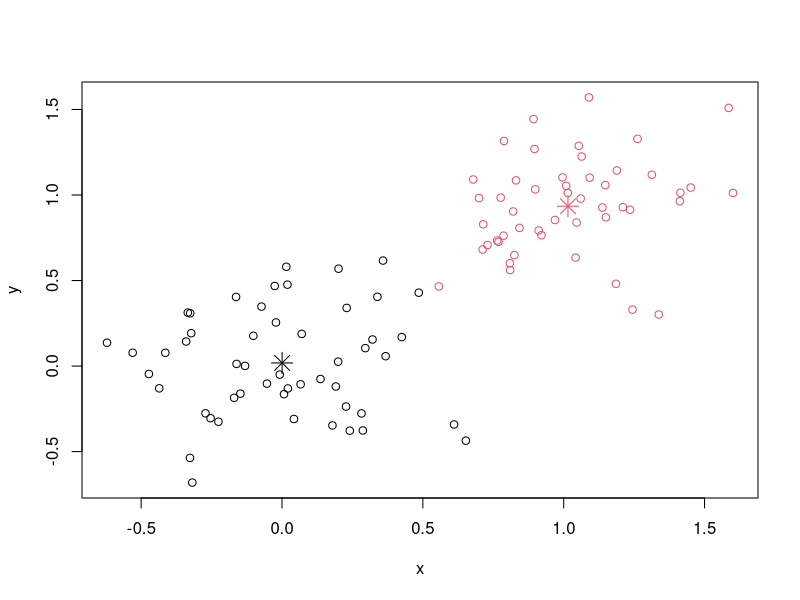
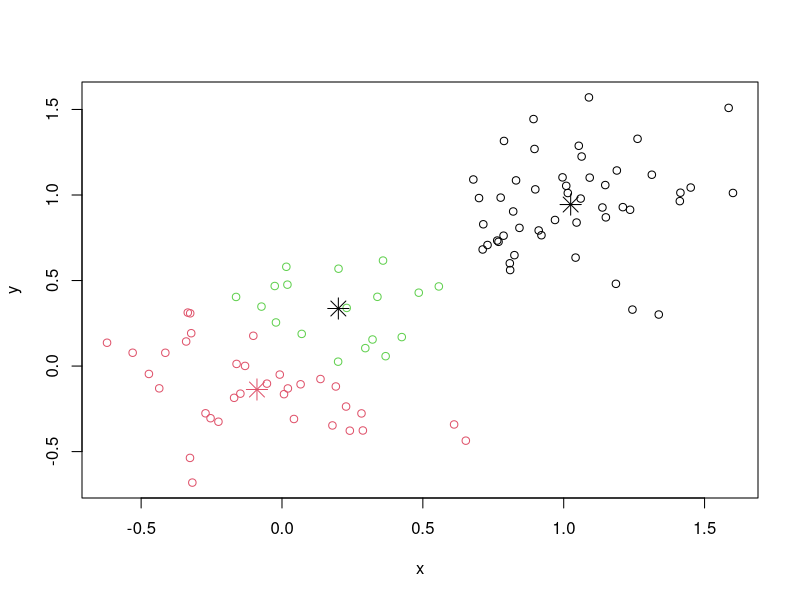
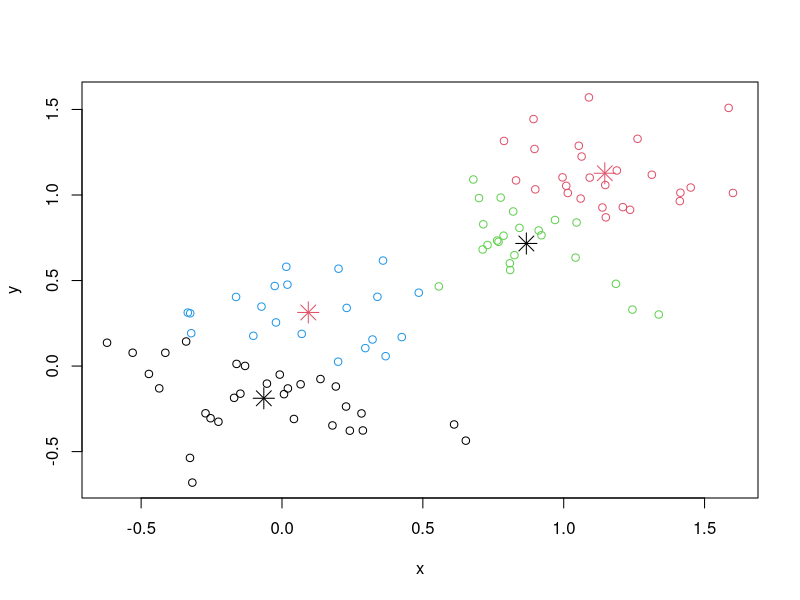
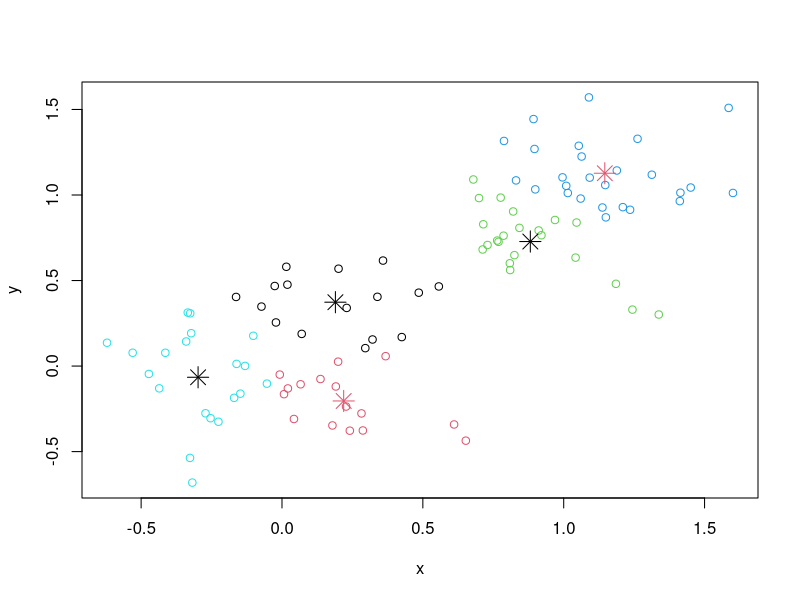
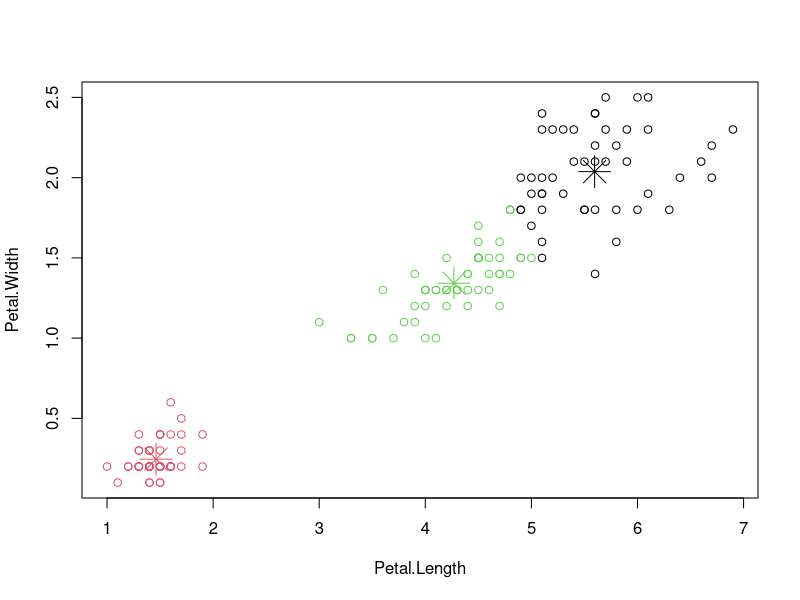
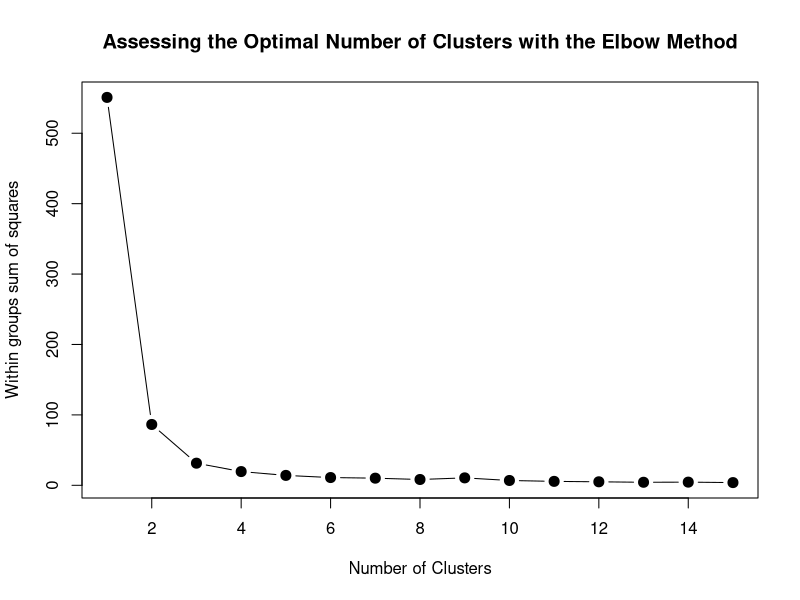

Reproduce these figures in R, in order.
#
# 1. 1. С помощью встроенной справки изучите функцию kmeans.
#

help("kmeans")

#
# 1. 2. Воспроизведите пример, приведенный в справке, для случая сгенерированных
#       данных с двумя кластерами.
#

x <- rbind(matrix(rnorm(100, sd = 0.3), ncol = 2), matrix(rnorm(100, mean = 1, sd = 0.3), ncol = 2))
colnames(x) <- c("x", "y")
cl <- kmeans(x, 2)
plot(x, col = cl$cluster)
points(cl$centers, col = 1:2, pch = 8, cex = 2)

#
# 1. 3. Выполните кластеризацию для сгенерированных в пункте 1.2 данных,
#       для случаев К = 3, 4, 5. Изобразите кластеры с их центрами на
#       отдельных рисунках, сохраните их в графическом формате,
#       вставьте в отчет.
#

cl <- kmeans(x, 3)
plot(x, col = cl$cluster)
points(cl$centers, col = 1:2, pch = 8, cex = 2)

cl <- kmeans(x, 4)
plot(x, col = cl$cluster)
points(cl$centers, col = 1:2, pch = 8, cex = 2)

cl <- kmeans(x, 5)
plot(x, col = cl$cluster)
points(cl$centers, col = 1:2, pch = 8, cex = 2)

#
# 1. 4. Посмотрите структуру набора данных iris, поставляемого вместе с R.
#       Выполните кластеризацию К-средних для набора iris, используя в качестве
#       данных значения Petal.Length и Petal.Width (3 и 4 столбцы набора данных
#       iris). В качестве К возьмите значение 3.
#

x <- iris[, 3:4]
cl <- kmeans(x, 3)
plot(x, col = cl$cluster)
points(cl$centers, col = 1:3, pch = 8, cex = 3)

#
# 1.6. Сделайте график зависимости WSS от числа кластеров,
#      используя следующий код:
#

dat <- iris[, 3:4]

mydata <- dat
wss <- (nrow(mydata) - 1) * sum(apply(mydata, 2, var))

for (i in 2:15) wss[i] <- sum(kmeans(mydata, centers=i)$withinss)

plot(1:15,
     wss,
     type = "b",
     xlab = "Number of Clusters",
     ylab = "Within groups sum of squares",
     main = "Assessing the Optimal Number of Clusters with the Elbow Method",
     pch = 20,
     cex = 2)